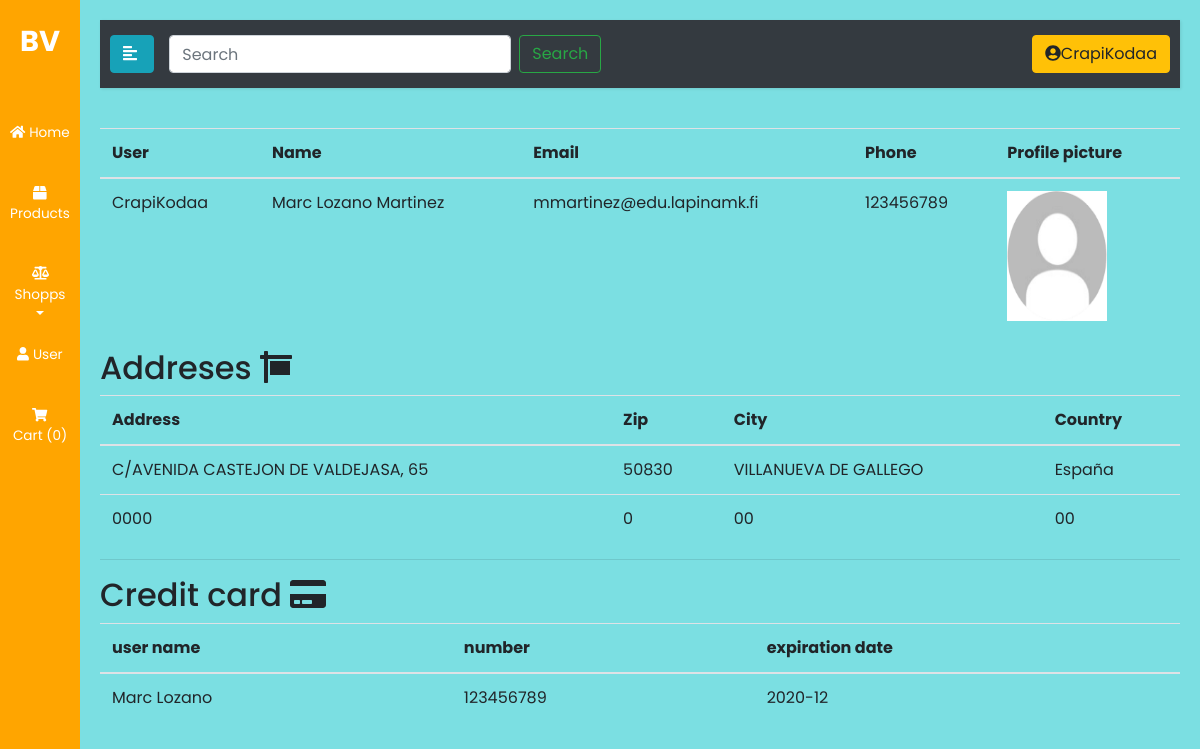
The page /index.php?page=user (signed in) on the database its author committed.
### tables this page shows
CREATE TABLE `users` (
  `user` varchar(128) NOT NULL,
  `email` varchar(128) NOT NULL,
  `password` varchar(128) NOT NULL,
  `userName` varchar(128) NOT NULL,
  `phone` varchar(16) NOT NULL,
  `valid` int(4) NOT NULL
);

CREATE TABLE `addresses` (
  `addressId` int(11) NOT NULL,
  `user` varchar(128) NOT NULL,
  `direction` varchar(128) NOT NULL,
  `zipCode` int(11) NOT NULL,
  `city` varchar(128) NOT NULL,
  `country` varchar(128) NOT NULL
);

CREATE TABLE `creditcard` (
  `creditCardId` int(11) NOT NULL,
  `user` varchar(128) NOT NULL,
  `number` int(11) NOT NULL,
  `name` varchar(128) NOT NULL,
  `date` varchar(10) NOT NULL
);

### user.php (the view, shortened to what this page needs)
<?php
require_once("mySqli.php");
$sql= $mySqli->prepare("SELECT * FROM users WHERE user=?");
$sql->bind_param("s",$_SESSION['user']);
$sql->execute();
$result=$sql->get_result();
if(!isset($_GET['orders']))
{
  echo '
<table class="table table-hover">
    <thead>
      <tr>
        <th>User</th>
          <th>Name</th>
          <th>Email</th>
          <th>Phone</th>
          <th>Profile picture</th>
      </tr>
    </thead>
    <tbody>';
          $row=$result->fetch_assoc();
          echo '<tr>';
          echo '<td>'.$row['user'].'</td>';
          echo '<td>'.$row['userName'].'</td>';
          echo '<td>'.$row['email'].'</td>';
          echo '<td>'.$row['phone'].'</td>';
          if(file_exists("css/ProfileImg/".$row['user'].".png"))
            echo '<td><img src="css/ProfileImg/'.$row['user'].'.png" width="100" height="130"></td>';
          else
            echo '<td><img src="css/Default/userDefault.jpg" width="100" height="130"></td>';
          echo '</tr>';
    echo '</tbody>
</table>';
}
if(!isset($_GET['orders']))
{
  echo '
<h2>Addreses <i class="fas fa-sign"></i></h2>
<table class="table table-hover">
    <thead>
      <tr>
        <th>Address</th>
        <th>Zip</th>
        <th>City</th>
        <th>Country</th>';
echo '
      </tr>
    </thead>
    <tbody>';
      $sql= $mySqli->prepare("SELECT * FROM addresses WHERE user=?");
      $sql->bind_param("s",$_SESSION['user']);
      $sql->execute();
      $result=$sql->get_result();
      for($i=0; $i<$result->num_rows; $i++)
        {
          $row=$result->fetch_assoc();
          echo '<tr>';
          echo '<td>'.$row['direction'].'</td>';
          echo '<td>'.$row['zipCode'].'</td>';
          echo '<td>'.$row['city'].'</td>';
          echo '<td>'.$row['country'].'</td>';
          echo '</tr>';
        }
echo '
</tbody>
</table>';
}
if(!isset($_GET['orders']))
{
  echo '
<hr><h2>Credit card <i class="fas fa-credit-card"></i></h2>
<table class="table table-hover">
    <thead>
      <tr>
        <th>user name</th>
        <th>number</th>
        <th>expiration date</th>';
echo '
      </tr>
    </thead>
    <tbody>';
      $sql= $mySqli->prepare("SELECT * FROM creditcard WHERE user=?");
      $sql->bind_param("s",$_SESSION['user']);
      $sql->execute();
      $result=$sql->get_result();
      for($i=0; $i<$result->num_rows; $i++)
        {
          $row=$result->fetch_assoc();
          echo '<tr>';
          echo '<td>'.$row['name'].'</td>';
          echo '<td>'.$row['number'].'</td>';
          echo '<td>'.$row['date'].'</td>';
          echo '</tr>';
        }
echo '
</tbody>
</table>';
}

### index.php (shortened to what this page needs)
<!DOCTYPE html>
<html>
<?php
require_once("mySqli.php");
$page="home";
if(isset($_GET["page"]))
{
    if($_GET['page']=="logout")
    {
        session_destroy();
        header('location:index.php');
    }
    else
    {
        $page = $_GET["page"];
    }
}
?>
<head>
    <link rel="stylesheet" href="https://stackpath.bootstrapcdn.com/bootstrap/4.1.0/css/bootstrap.min.css">
    <link rel="stylesheet" href="css/style4.css">
    <link rel="stylesheet" href="css/style.css">
</head>
<body>
    <?php
        require_once("sideBar.php");
        if(file_exists($page.".php"))
        {
            include($page.".php");
        }
    ?>
</body>
</html>

### sideBar.php (shortened to what this page needs)
<?php
    require_once("mySqli.php");
?>
    <div class="wrapper">
        <nav id="sidebar" class="active">
            <div class="sidebar-header">
                <a href="index.php"><h3>BIVAGO</h3>
                <strong>BV</strong></a>
            </div>
            <ul class="list-unstyled components">
                <li>
                    <a href="index.php">
                        <i class="fas fa-home"></i>
                        Home
                    </a>
                </li>
                <li>
                    <a href="index.php?page=shop">
                        <i class="fas fa-box"></i>
                        Products
                    </a>
                </li>
                <li>
                    <a href="#pageSubmenu1" data-toggle="collapse" aria-expanded="false" class="dropdown-toggle">
                        <i class='fas fa-balance-scale'></i>
                        Shopps
                    </a>
                </li>
                <li>
                    <a href="index.php?page=user">
                        <i class="fas fa-user"></i>
                        User
                    </a>
                </li>
                <li>
                    <a href="index.php?page=shoppingCart">
                        <i class="fas fa-shopping-cart"></i>
                        <div id="cart">
                        Cart
                        <?php
                            $sql= $mySqli->prepare("SELECT * FROM orders WHERE user=? AND paid=0");
                            $sql->bind_param("s",$_SESSION['user']);
                            $sql->execute();
                            $result=$sql->get_result();
                            echo "(".$result->num_rows.")";
                        ?>
                        </div>
                    </a>
                </li>
            </ul>
        </nav>
        <div id="content">
            <nav class="navbar navbar-expand-lg navbar-dark bg-dark">
                <div class="row justify-content-md-center">
                    <div class="col-md-auto">
                        <button type="button" id="sidebarCollapse" class="btn btn-info">
                        <i class="fas fa-align-left"></i>
                        </button>
                    </div>
                    <div class="col-md-auto">
                        <div class="row">
                            <?php
                            if($page=="shop")
                            {
                                echo'<div class="form-inline my-2 my-lg-0">
                                <input class="form-control mr-sm-2" id="browser" type="search" placeholder="Search" aria-label="Search" name="search" onchange="changeProductsBySearch()">
                                    <button class="btn btn-outline-success my-2 my-sm-0" onclick="changeProductsBySearch()">Search</button></div>';
                            }
                            else
                            {
                                echo'<form class="form-inline my-2 my-lg-0" method="post" action="index.php?page=shop">
                                <input class="form-control mr-sm-2" type="search" placeholder="Search" aria-label="Search" name="search">
                                <button class="btn btn-outline-success my-2 my-sm-0" type="submit">Search</button>
                            </form>';
                            }
                        ?>
                        </div>
                    </div>
                </div>
                <?php
                    if(!isset($_SESSION['user']))
                    {
                        echo'<div class="login">
                            <a href="index.php?page=login"><button class="btn btn-warning" type="button">Login</button></a>
                        </div>';
                    }
                    else
                    {
                        echo'<div class="login">
                        <a href="index.php?page=user"><button class="btn btn-warning" type="button" id="user"><i class="fas fa-user-circle" ></i>'.$_SESSION['user'].'</button></a>
                        <ul class="list-group">
                          <li class="list-group-item"><a href="index.php?page=user">Profile</a></li>
                          <li class="list-group-item"><a href="index.php?page=user&edit"><i class="fas fa-wrench"></i> Edit Profile</a></li>
                          <li class="list-group-item"><a href="index.php?page=user&orders"><i class="fas fa-dolly"></i> Your Orders</a></li>
                          <li class="list-group-item"><a href="index.php?page=logout">Logout</a></li>
                        </ul>
                        </div>';
                    }
                ?>
            </nav>

### css/style4.css (style rules this page uses)
body { font-family: 'Poppins', sans-serif; background: #7BDFE2 ; }
a, a:hover, a:focus { color: inherit; text-decoration: none; transition: all 0.3s; }
.navbar { padding: 15px 10px; background: #fff; border: none; border-radius: 0; margin-bottom: 40px; box-shadow: 1px 1px 3px rgba(0, 0, 0, 0.1); }
.wrapper { display: flex; align-items: stretch; }
#sidebar { min-width: 250px; max-width: 250px; background: orange; color: #fff; transition: all 0.3s; }
#sidebar.active { min-width: 80px; max-width: 80px; text-align: center; }
#sidebar.active .sidebar-header strong { display: block; }
#sidebar ul li a { text-align: left; }
#sidebar.active ul li a { padding: 20px 10px; text-align: center; font-size: 0.85em; }
#sidebar.active .dropdown-toggle::after { top: auto; bottom: 10px; right: 50%; -webkit-transform: translateX(50%); -ms-transform: translateX(50%); transform: translateX(50%); }
#sidebar .sidebar-header { padding: 20px; background: orange; }
#sidebar .sidebar-header strong { display: none; font-size: 1.8em; }
#sidebar ul.components { padding: 20px 0; }
#sidebar ul li a { padding: 10px; font-size: 1.1em; display: block; }
a[data-toggle="collapse"] { position: relative; }
.dropdown-toggle::after { display: block; position: absolute; top: 50%; right: 20px; transform: translateY(-50%); }
#content { width: 100%; padding: 20px; min-height: 100vh; transition: all 0.3s; }

### css/style.css (style rules this page uses)
html { font-size: 100% !important; }
img { max-width: 400px !important; max-height: 400px !important; }
.login { position: absolute !important; right: 10px; }

### rows shown on the page
users: user "CrapiKodaa", userName "Marc Lozano Martinez", email "mmartinez@edu.lapinamk.fi", phone "123456789"
addresses: direction "C/AVENIDA CASTEJON DE VALDEJASA, 65", zipCode "50830", city "VILLANUEVA DE GALLEGO", country "España"
addresses: direction "0000", zipCode "0", city "00", country "00"
creditcard: name "Marc Lozano", number "123456789", date "2020-12"

### other values the page prints
$result->num_rows "0"
$_SESSION['user'] "CrapiKodaa"
